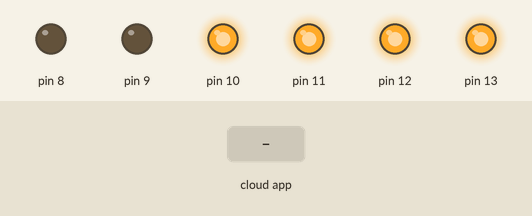
Recording of a sketch running on a simulated Arduino Uno, built with avr-gcc and run on an emulated ATmega328P. On the bench: output pins drawn as LEDs (lit = HIGH). Dashed ring = blinking. The inputs (shaded band) are chosen by the test bench. The ROS host is connected and sends only what is stated.

Above: at 1.4 s.
1.5 s: the phone or cloud app sets value to 45
At 2.8 s:
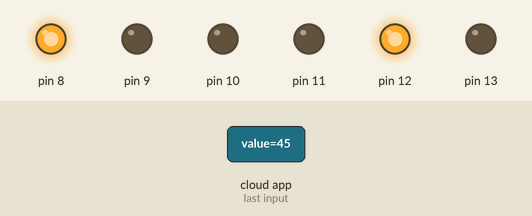
4.7 s: the phone or cloud app sets value to 0
At 6.4 s:
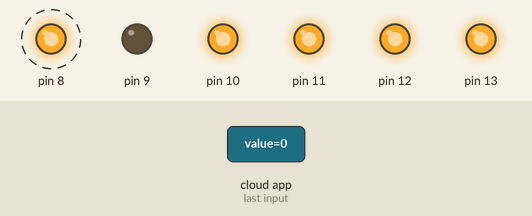
7.9 s: the phone or cloud app sets value to 90
At 9.9 s:
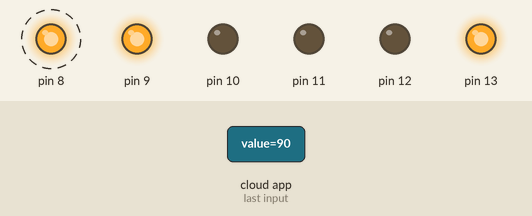
11.1 s: the phone or cloud app sets value to 180
Timing chart, 0 to 27.3 s (numbered marks = the images above; inputs shaded):
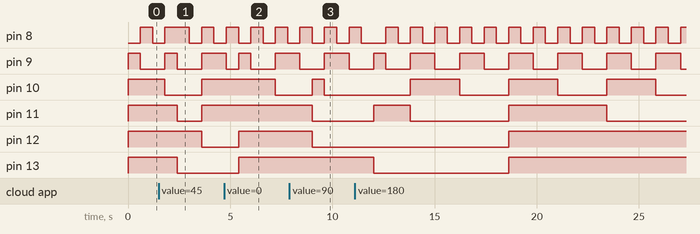

Measured:
- after the input at 1.5 s, pin 11: HIGH → LOW after 0.90 s instead of 2.7 s; pin 12: HIGH → LOW after 2.1 s; pin 13: HIGH → LOW after 0.90 s
- after the input at 4.7 s, pin 10: HIGH → LOW after 2.5 s instead of 1.3 s; pin 12, pin 13: LOW → HIGH after 0.71 s
- after the input at 7.9 s, pin 10: LOW → HIGH after 1.1 s instead of 1.7 s; pin 11: HIGH → LOW after 1.1 s instead of 1.7 s; pin 12: HIGH → LOW after 1.1 s
- by itself, pin 8: repeats every 1.2 s: HIGH 0.60 s, LOW 0.60 s
- by itself, pin 9: repeats every 2.4 s: LOW 1.2 s, HIGH 1.2 s

The sketch:

TwoWay.ino
```cpp
#include <ros.h>
#include <std_msgs/Int16.h>

ros::NodeHandle nh;
std_msgs::Int16 value_msg;
ros::Publisher report("report", &value_msg);

void valueCb( const std_msgs::Int16& value ){
  value_msg.data= value.data;
}

ros::Subscriber<std_msgs::Int16> sub("value", &valueCb);

void setup(){
  DDRB=B00111111;
  nh.initNode();
  nh.subscribe(sub);
  nh.advertise(report);
}

void loop(){
  value_msg.data++;
  PORTB=(value_msg.data ^ B00111111);
  report.publish(&value_msg);
  nh.spinOnce();
  delay(600);
}
```
